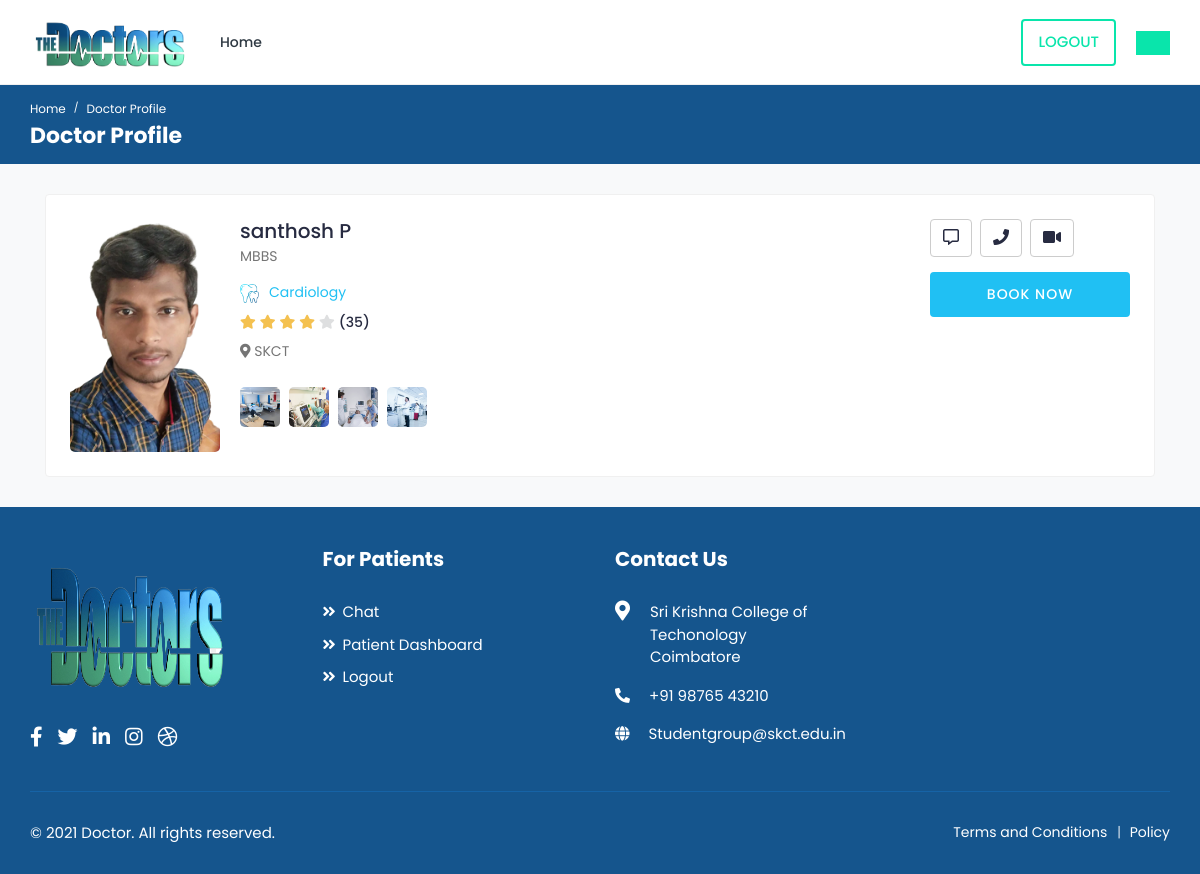
The app's page /dprofile/8/ with its own data.
### app/models.py (models this page shows, shortened)
class Doctor(models.Model):
    name = models.CharField(max_length=100,blank=True,null=True)
    qualification = models.CharField(max_length=50,null=True,blank=True)
    specalization = models.CharField(max_length=100,blank=True,null=True)
    location = models.CharField(max_length=100,blank=True,null=True)
    doctor = models.ForeignKey(User,on_delete=models.CASCADE)
    image = models.ImageField(default='default.jpg',upload_to='profile_pics')

### app/views.py (the view)
# urls.py: path('dprofile/<int:pk>/',DoctorDetailView.as_view(),name="dprofile"),
class DoctorDetailView(DetailView):
    model = Doctor
    template_name = 'dprofile.html'

### app/templates/dprofile.html (shortened to what this page needs)
{% load static %}
<!DOCTYPE html>
<html lang="en">
	<head>
		<link rel="stylesheet" href="{% static 'assets/css/app/bootstrap.min.css' %}">
		<link rel="stylesheet" href="{% static 'assets/plugins/fontawesome/css/fontawesome.min.css' %}">
		<link rel="stylesheet" href="{% static 'assets/plugins/fontawesome/css/all.min.css' %}">
		<link rel="stylesheet" href="{% static 'assets/plugins/fancybox/jque' %}ry.fancybox.min.css">
		<link rel="stylesheet" href="{% static 'assets/css/app/style.css' %}">
	</head>
	<body>
		<div class="main-wrapper">
			<header class="header">
				<nav class="navbar navbar-expand-lg header-nav">
					<div class="navbar-header">
						<a href="index.html" class="navbar-brand logo">
							<img src="{% static 'assets/img/logof.png' %} " class="img-fluid" alt="Logo">
						</a>
					</div>
					<div class="main-menu-wrapper">
						<ul class="main-nav">
							<li class="has-submenu">
								<a href="{% url 'home' %}">Home</a>
							</li>
						</ul>
					</div>
					<ul class="nav header-navbar-rht">
						<li class="nav-item">
							<a class="nav-link header-login" href="{% url 'logout' %}">logout</a>
						</li>
						<li class="nav-item">
							<div id="google_translate_element" style="border:2px solid #09e5ab;padding:10px 15px !important;background-color:#09e5ab"></div>
						</li>
					</ul>
				</nav>
			</header>
			<div class="breadcrumb-bar">
				<div class="container-fluid">
					<div class="row align-items-center">
						<div class="col-md-12 col-12">
							<nav aria-label="breadcrumb" class="page-breadcrumb">
								<ol class="breadcrumb">
									<li class="breadcrumb-item"><a href="{% url 'doctor-home' %}">Home</a></li>
									<li class="breadcrumb-item active" aria-current="page">Doctor Profile</li>
								</ol>
							</nav>
							<h2 class="breadcrumb-title">Doctor Profile</h2>
						</div>
					</div>
				</div>
			</div>
			<div class="content">
				<div class="container">
					<div class="card">
						<div class="card-body">
							<div class="doctor-widget">
								<div class="doc-info-left">
									<div class="doctor-img">
										<img src="{{ object.image.url }}" class="img-fluid" alt="User Image">
									</div>
									<div class="doc-info-cont">
										<h4 class="doc-name">{{ object.name }}</h4>
										<p class="doc-speciality">{{ object.qualification }}</p>
										<p class="doc-department"><img src="{% static 'assets/img/specialities/specialities-05.png' %}" class="img-fluid" alt="Speciality">{{ object.specalization }}</p>
										<div class="rating">
											<i class="fas fa-star filled"></i>
											<i class="fas fa-star filled"></i>
											<i class="fas fa-star filled"></i>
											<i class="fas fa-star filled"></i>
											<i class="fas fa-star"></i>
											<span class="d-inline-block average-rating">(35)</span>
										</div>
										<div class="clinic-details">
											<p class="doc-location"><i class="fas fa-map-marker-alt"></i> {{ object.location }}</p>
											<ul class="clinic-gallery">
												<li>
													<a href="{% static 'assets/img/features/feature-01.jpg' %}" data-fancybox="gallery">
														<img src="{% static 'assets/img/features/feature-01.jpg' %}" alt="Feature">
													</a>
												</li>
												<li>
													<a href="{% static 'assets/img/features/feature-02.jpg' %}" data-fancybox="gallery">
														<img  src="{% static 'assets/img/features/feature-02.jpg' %}" alt="Feature Image">
													</a>
												</li>
												<li>
													<a href="{% static 'assets/img/features/feature-03.jpg' %}" data-fancybox="gallery">
														<img src="{% static 'assets/img/features/feature-03.jpg' %}" alt="Feature">
													</a>
												</li>
												<li>
													<a href="{% static 'assets/img/features/feature-04.jpg' %}" data-fancybox="gallery">
														<img src="{% static 'assets/img/features/feature-04.jpg' %}" alt="Feature">
													</a>
												</li>
											</ul>
										</div>
									</div>
								</div>
								<div class="doc-info-right">
									<div class="doctor-action">
										<a href="http://localhost:3000/" target="_blank" class="btn btn-white msg-btn">
											<i class="far fa-comment-alt"></i>
										</a>
										<a href="javascript:void(0)" class="btn btn-white call-btn" data-toggle="modal" data-target="#voice_call">
											<i class="fas fa-phone"></i>
										</a>
										<a href="javascript:void(0)" class="btn btn-white call-btn" data-toggle="modal" data-target="#video_call">
											<i class="fas fa-video"></i>
										</a>
									</div>
									<div class="clinic-booking">
										<a class="apt-btn" href="{% url 'book-appoinments' %}">Book Now</a>
									</div>
								</div>
							</div>
						</div>
					</div>
				</div>
			</div>
			<footer class="footer">
				<div class="footer-top">
					<div class="container-fluid">
						<div class="row">
							<div class="col-lg-3 col-md-6">
								<div class="footer-widget footer-about">
									<div class="footer-logo">
										<img src="{% static 'assets/img/logof.png' %}" width="200" height="150" alt="logo">
									</div>
									<div class="footer-about-content">
										<div class="social-icon">
											<ul>
												<li>
													<a href="#" target="_blank"><i class="fab fa-facebook-f"></i> </a>
												</li>
												<li>
													<a href="#" target="_blank"><i class="fab fa-twitter"></i> </a>
												</li>
												<li>
													<a href="#" target="_blank"><i class="fab fa-linkedin-in"></i></a>
												</li>
												<li>
													<a href="#" target="_blank"><i class="fab fa-instagram"></i></a>
												</li>
												<li>
													<a href="#" target="_blank"><i class="fab fa-dribbble"></i> </a>
												</li>
											</ul>
										</div>
									</div>
								</div>
							</div>
							<div class="col-lg-3 col-md-6">
								<div class="footer-widget footer-menu">
									<h2 class="footer-title">For Patients</h2>
									<ul>
										<li><a href="http://localhost:3000/" target="_blank">Chat</a></li>
										<li><a href="{% url 'home' %}">Patient Dashboard</a></li>
										<li><a href="{% url 'logout' %}">Logout</a></li>
									</ul>
								</div>
							</div>
							<div class="col-lg-3 col-md-6">
								<div class="footer-widget footer-contact">
									<h2 class="footer-title">Contact Us</h2>
									<div class="footer-contact-info">
										<div class="footer-address">
											<span><i class="fas fa-map-marker-alt"></i></span>
											<p> Sri Krishna College of Techonology <br> Coimbatore </p>
										</div>
										<p>
											<i class="fas fa-phone-alt"></i>
											+91 98765 43210
										</p>
										<p class="mb-0">
											<i class="fas fa-globe"></i>
											Studentgroup@skct.edu.in
										</p>
									</div>
								</div>
							</div>
						</div>
					</div>
				</div>
                <div class="footer-bottom">
					<div class="container-fluid">
						<div class="copyright">
							<div class="row">
								<div class="col-md-6 col-lg-6">
									<div class="copyright-text">
										<p class="mb-0">&copy; 2021 Doctor. All rights reserved.</p>
									</div>
								</div>
								<div class="col-md-6 col-lg-6">
									<div class="copyright-menu">
										<ul class="policy-menu">
											<li><a href="term-condition.html">Terms and Conditions</a></li>
											<li><a href="privacy-policy.html">Policy</a></li>
										</ul>
									</div>
								</div>
							</div>
						</div>
					</div>
				</div>
			</footer>
		</div>
	</body>
</html>

### records on screen
Doctor: image (picture), name "santhosh P", qualification "MBBS", specalization "Cardiology", location "SKCT"
